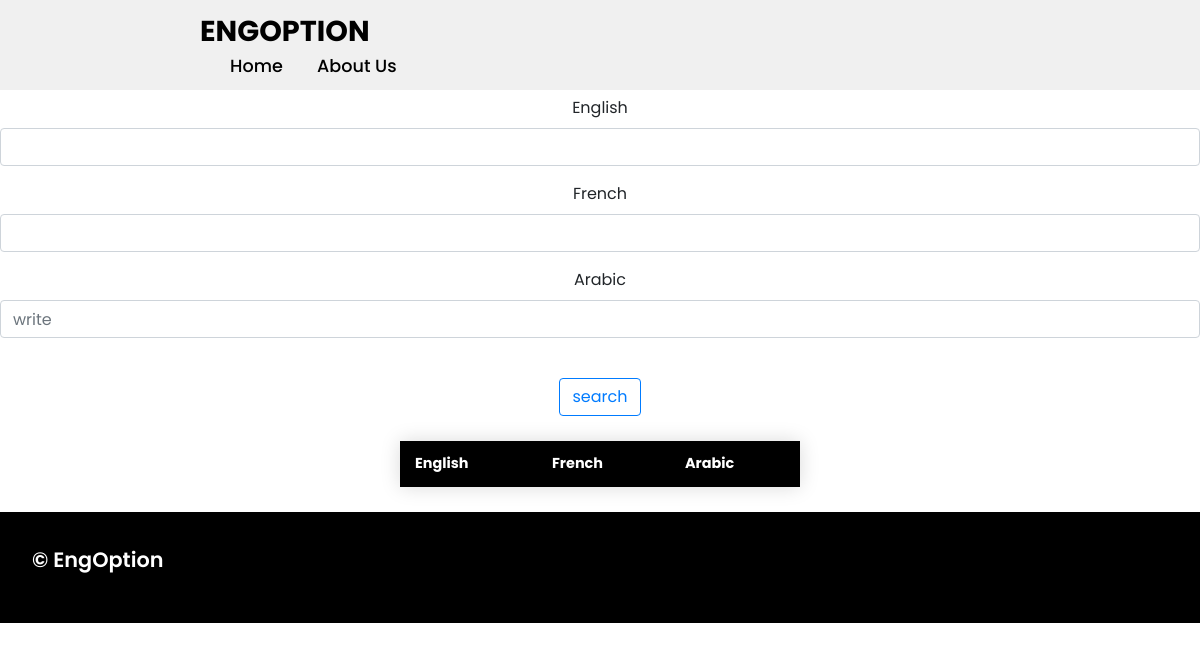
/pc/organic/, run on an earlier commit of the app's database.
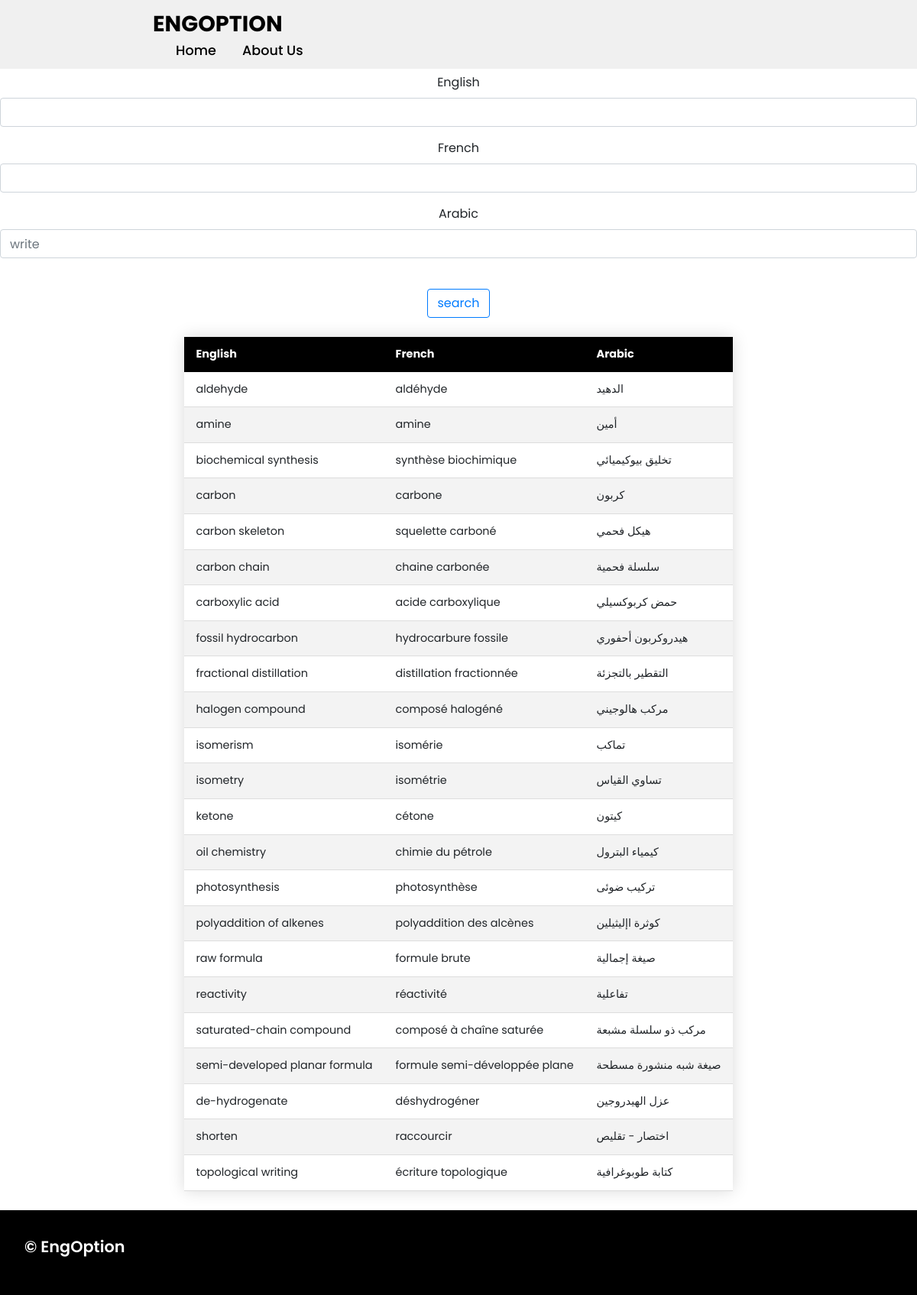
And on a later commit of the database.
### app/models.py (models this page shows, shortened)
class PCWord(models.Model):
    fields = [
        ('General','General'),
        ('Electricity','Electricity'),
        ('Optics','Optics'),
        ('Waves','Waves'),
        ('Nuclear transformation','Nuclear transformation'),
        ('Matter','Matter'),
        ('Measurements in chemistry','Measurements in chemistry'),
        ('Mechanics','Mechanics'),
        ('Chemical reactions','Chemical reactions'),
        ('Organic chemistry','Organic chemistry'),
    ]
    english = models.CharField(max_length=100)
    french = models.CharField(max_length=100)
    arabic = models.CharField(max_length=100)
    field = models.CharField(max_length=100,null=True,blank=True,choices=fields)

### app/views.py (the view)
# urls.py: path('pc/organic/',pc_organic,name="organic-chemistry"),
def pc_organic(request):
    organic_words = PCWord.objects.all().filter(field='Organic chemistry')
    filter = OrderFilter(request.GET,queryset=organic_words)
    organic_words = filter.qs
    context = {
        'organic_words':organic_words,
        'filter':filter,
    }
    return render(request,'pc/organic.html',context)

### app/templates/pc/organic.html (shortened to what this page needs)
{% extends 'base.html' %}
{% load static %}
{% block body %}
<br>
<br>
<br>
<br>
<center>
    {% include 'search.html' %}
<table class="styled-table">
    <thead>
        <tr>
            <th>English</th>
            <th>French</th>
            <th>Arabic</th>
        </tr>
    </thead>
    <tbody>
        {% for word in organic_words %}
        <tr>
            <td>{{word.english}}</td>
            <td>{{word.french}}</td>
            <td>{{word.arabic}}</td>
        </tr>
        {% endfor %}
    </tbody>
</table>
</center>
{% endblock %}

What changed in the data, as far as the page shows it:
added PCWord: english "aldehyde", french "aldéhyde", arabic "الدهيد"
added PCWord: english "amine", french "amine", arabic "أمين"
added PCWord: english "biochemical synthesis", french "synthèse biochimique", arabic "تخليق بيوكيميائي"
added PCWord: english "carbon", french "carbone", arabic "كربون"
added PCWord: english "carbon skeleton", french "squelette carboné", arabic "هيكل فحمي"
added PCWord: english "carbon chain", french "chaine carbonée", arabic "سلسلة فحمية"
added PCWord: english "carboxylic acid", french "acide carboxylique", arabic "حمض كربوكسيلي"
added PCWord: english "fossil hydrocarbon", french "hydrocarbure fossile", arabic "هيدروكربون أحفوري"
added PCWord: english "fractional distillation", french "distillation fractionnée", arabic "التقطير بالتجزئة"
added PCWord: english "halogen compound", french "composé halogéné", arabic "مركب هالوجيني"
added PCWord: english "isomerism", french "isomérie", arabic "تماكب"
added PCWord: english "isometry", french "isométrie", arabic "تساوي القياس"
added PCWord: english "ketone", french "cétone", arabic "كيتون"
added PCWord: english "oil chemistry", french "chimie du pétrole", arabic "كيمياء البترول"
added PCWord: english "photosynthesis", french "photosynthèse", arabic "تركيب ضوئى"
added PCWord: english "polyaddition of alkenes", french "polyaddition des alcènes", arabic "كوثرة اإليثيلين"
added PCWord: english "raw formula", french "formule brute", arabic "صيغة إجمالية"
added PCWord: english "reactivity", french "réactivité", arabic "تفاعلية"
added PCWord: english "saturated-chain compound", french "composé à chaîne saturée", arabic "مركب ذو سلسلة مشبعة"
added PCWord: english "semi-developed planar formula", french "formule semi-développée plane", arabic "صيغة شبه منشورة مسطحة"
added PCWord: english "de-hydrogenate", french "déshydrogéner", arabic "عزل الهيدروجين"
added PCWord: english "shorten", french "raccourcir", arabic "اختصار - تقليص"
added PCWord: english "topological writing", french "écriture topologique", arabic "كتابة طوبوغرافية"
